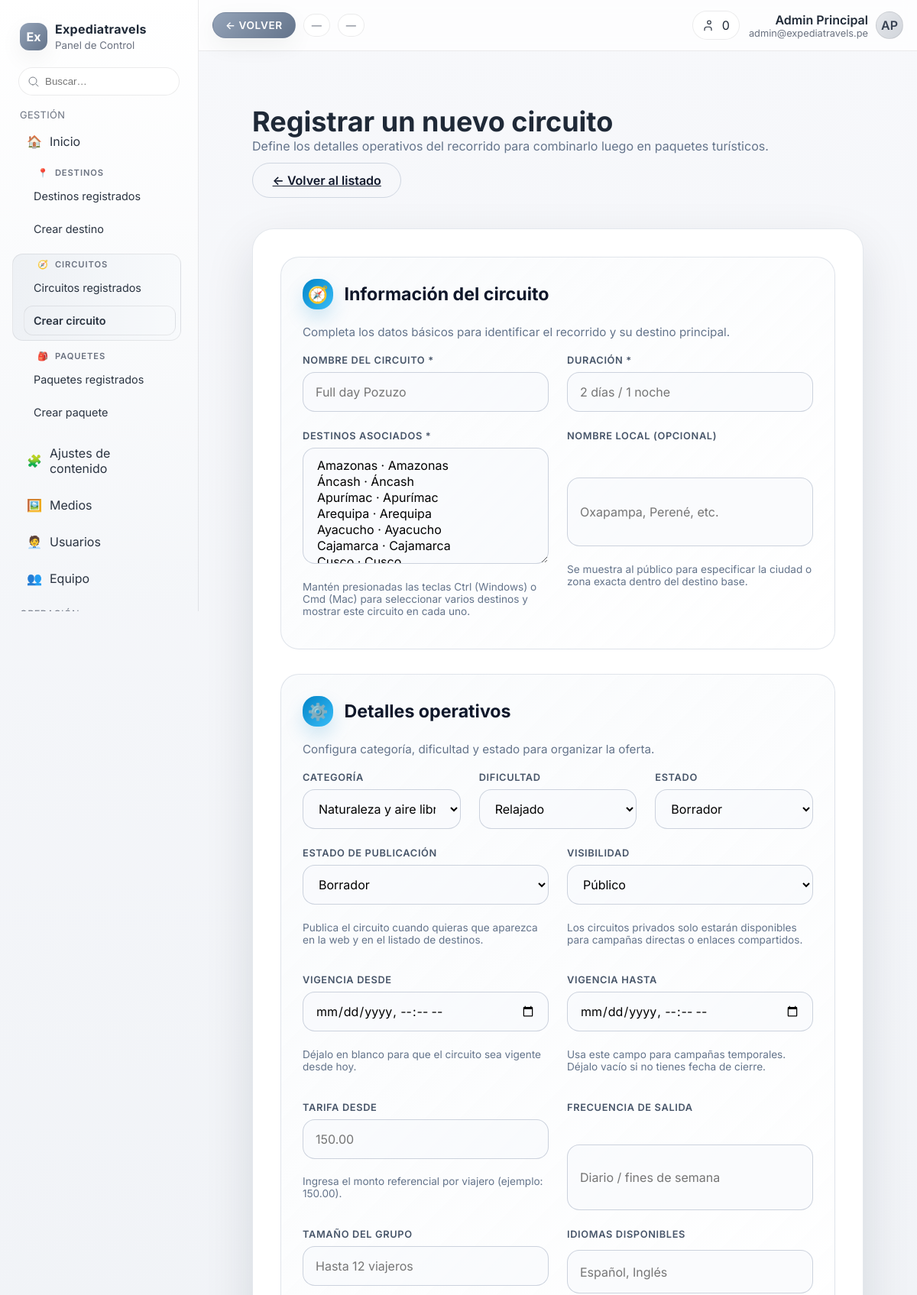
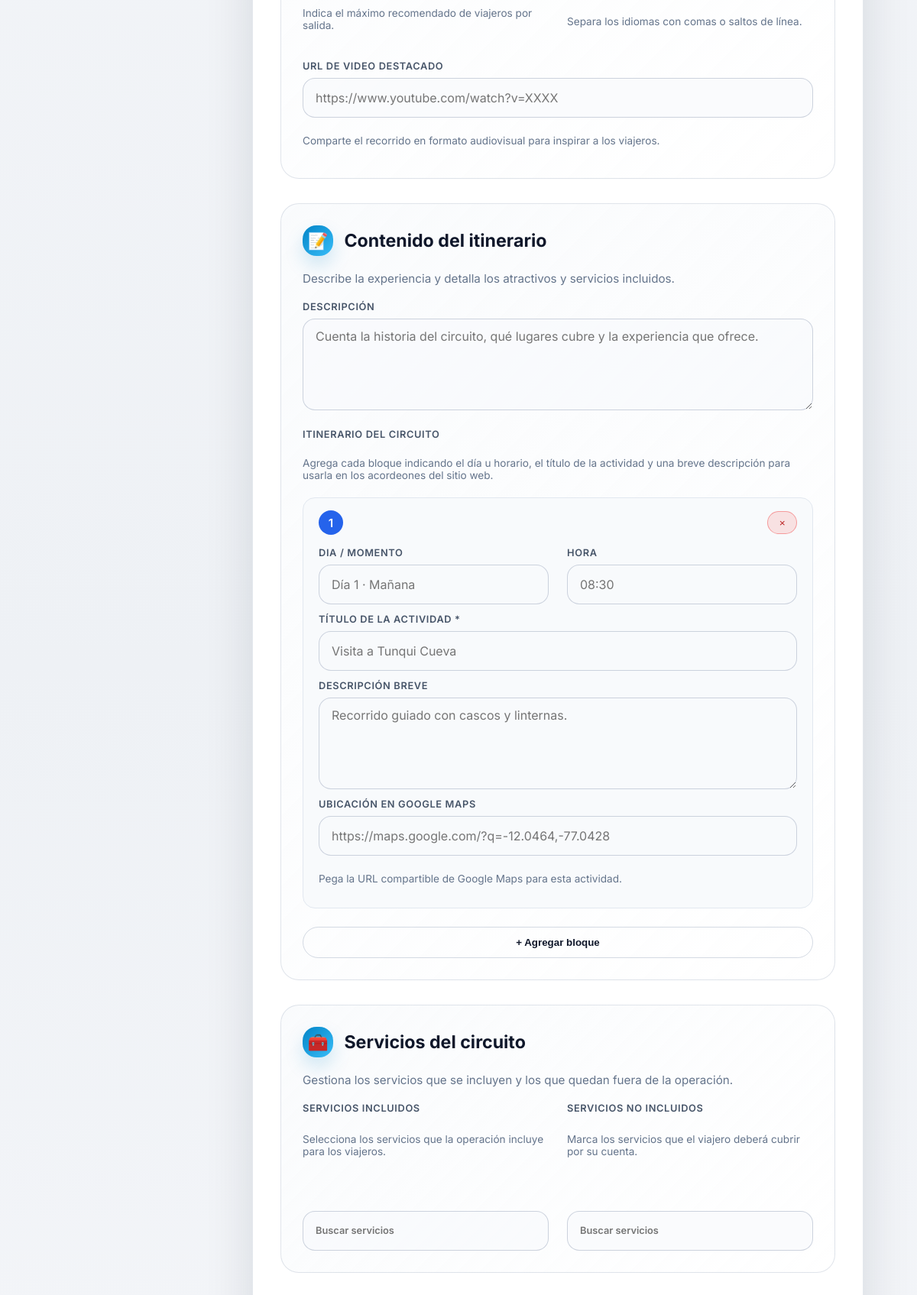
The page /administracion/crear_circuito.php (upper part) on the database its author committed (2 pictures, top to bottom).
### tables this page shows
CREATE TABLE circuitos (
    id INT AUTO_INCREMENT PRIMARY KEY,
    destino_id INT DEFAULT NULL,
    destino_personalizado VARCHAR(150) DEFAULT NULL,
    nombre VARCHAR(150) NOT NULL,
    duracion VARCHAR(80) NOT NULL,
    precio DECIMAL(10, 2) DEFAULT NULL,
    categoria ENUM('naturaleza', 'cultural', 'aventura', 'gastronomico', 'bienestar') NOT NULL DEFAULT 'naturaleza',
    dificultad ENUM('relajado', 'moderado', 'intenso') NOT NULL DEFAULT 'relajado',
    frecuencia VARCHAR(120) DEFAULT NULL,
    tamano_grupo VARCHAR(120) DEFAULT NULL,
    idiomas JSON DEFAULT NULL,
    estado ENUM('borrador', 'activo', 'inactivo') NOT NULL DEFAULT 'borrador',
    estado_publicacion ENUM('borrador', 'publicado') NOT NULL DEFAULT 'borrador',
    vigencia_desde DATETIME DEFAULT NULL,
    vigencia_hasta DATETIME DEFAULT NULL,
    visibilidad ENUM('publico', 'privado') NOT NULL DEFAULT 'publico',
    descripcion TEXT,
    puntos_interes JSON DEFAULT NULL,
    servicios JSON DEFAULT NULL,
    imagen_portada VARCHAR(255) DEFAULT NULL,
    imagen_destacada VARCHAR(255) DEFAULT NULL,
    galeria JSON DEFAULT NULL,
    video_destacado_url VARCHAR(255) DEFAULT NULL,
    creado_en TIMESTAMP DEFAULT CURRENT_TIMESTAMP,
    actualizado_en TIMESTAMP DEFAULT CURRENT_TIMESTAMP ON UPDATE CURRENT_TIMESTAMP,
    FOREIGN KEY (destino_id) REFERENCES destinos(id) ON DELETE SET NULL,
    INDEX idx_circuitos_publicacion (estado_publicacion, visibilidad, vigencia_desde, vigencia_hasta)
);

### administracion/crear_circuito.php (the view, shortened to what the rows shown need)
<?php
require_once __DIR__ . '/includes/circuitos_util.php';
$errores = [];
$destinosPredeterminados = require __DIR__ . '/../app/configuracion/destinos_predeterminados.php';
$circuitosPredeterminados = require __DIR__ . '/../app/configuracion/circuitos_predeterminados.php';
$destinosDisponibles = cargarDestinosDisponibles($destinosPredeterminados, $errores);
$circuitos = cargarCircuitos($circuitosPredeterminados, $destinosDisponibles, $errores);
$categoriasPermitidas = [
    'naturaleza' => 'Naturaleza y aire libre',
    'cultural' => 'Cultural e histórico',
    'aventura' => 'Aventura y adrenalina',
    'gastronomico' => 'Gastronómico',
    'bienestar' => 'Bienestar y relajación',
];
$dificultadesPermitidas = [
    'relajado' => 'Relajado',
    'moderado' => 'Moderado',
    'intenso' => 'Intenso',
];
$visibilidadesPermitidas = [
    'publico' => 'Público',
    'privado' => 'Privado',
];
$datos = [
    'nombre' => '',
    'destinos' => [],
    'destino_personalizado' => '',
    'duracion' => '',
    'precio' => '',
    'categoria' => 'naturaleza',
    'dificultad' => 'relajado',
    'frecuencia' => '',
    'tamano_grupo' => '',
    'idiomas' => [],
    'estado' => 'borrador',
    'estado_publicacion' => 'borrador',
    'visibilidad' => 'publico',
    'vigencia_desde_form' => '',
    'vigencia_hasta_form' => '',
    'vigencia_desde' => null,
    'vigencia_hasta' => null,
    'descripcion' => '',
    'itinerario' => [],
    'servicios_incluidos_ids' => [],
    'servicios_excluidos_ids' => [],
    'imagen_portada' => '',
    'imagen_destacada' => '',
    'galeria' => [],
    'video_destacado_url' => '',
];
require __DIR__ . '/plantilla/cabecera.php';
?>
<div class="admin-wrapper">
    <header class="admin-header">
        <div>
            <h1>Registrar un nuevo circuito</h1>
        </div>
    </header>
    <section class="admin-card">
        <form method="post" class="admin-form">
            <div class="admin-section">
                <h2 class="admin-section__title">
                    <span class="admin-section__icon" aria-hidden="true">🧭</span>
                    <span>Información del circuito</span>
                </h2>
            </div>
            <div class="admin-section">
                <h2 class="admin-section__title">
                    <span class="admin-section__icon" aria-hidden="true">⚙️</span>
                    <span>Detalles operativos</span>
                </h2>
                <div class="admin-section__content admin-grid">
                    <div class="admin-grid three-columns">
                        <div class="admin-field">
                            <label for="categoria">Categoría</label>
                            <select id="categoria" name="categoria">
                                <?php foreach ($categoriasPermitidas as $clave => $etiqueta): ?>
                                    <option value="<?= htmlspecialchars($clave, ENT_QUOTES, 'UTF-8'); ?>" <?= $datos['categoria'] === $clave ? 'selected' : ''; ?>><?= htmlspecialchars($etiqueta, ENT_QUOTES, 'UTF-8'); ?></option>
                                <?php endforeach; ?>
                            </select>
                        </div>
                        <div class="admin-field">
                            <label for="dificultad">Dificultad</label>
                            <select id="dificultad" name="dificultad">
                                <?php foreach ($dificultadesPermitidas as $clave => $etiqueta): ?>
                                    <option value="<?= htmlspecialchars($clave, ENT_QUOTES, 'UTF-8'); ?>" <?= $datos['dificultad'] === $clave ? 'selected' : ''; ?>><?= htmlspecialchars($etiqueta, ENT_QUOTES, 'UTF-8'); ?></option>
                                <?php endforeach; ?>
                            </select>
                        </div>
                    </div>
                    <div class="admin-grid two-columns">
                        <div class="admin-field">
                            <label for="visibilidad">Visibilidad</label>
                            <select id="visibilidad" name="visibilidad">
                                <?php foreach ($visibilidadesPermitidas as $clave => $etiqueta): ?>
                                    <option value="<?= htmlspecialchars($clave, ENT_QUOTES, 'UTF-8'); ?>" <?= $datos['visibilidad'] === $clave ? 'selected' : ''; ?>><?= htmlspecialchars($etiqueta, ENT_QUOTES, 'UTF-8'); ?></option>
                                <?php endforeach; ?>
                            </select>
                            <p class="admin-help">Los circuitos privados solo estarán disponibles para campañas directas o enlaces compartidos.</p>
                        </div>
                    </div>
                </div>
            </div>
            <div class="admin-section">
                <h2 class="admin-section__title">
                    <span class="admin-section__icon" aria-hidden="true">📝</span>
                    <span>Contenido del itinerario</span>
                </h2>
            </div>
            <div class="admin-section">
                <h2 class="admin-section__title">
                    <span class="admin-section__icon" aria-hidden="true">🧰</span>
                    <span>Servicios del circuito</span>
                </h2>
            </div>
        </form>
    </section>
</div>

### rows shown on the page
circuitos: categoria "Naturaleza y aire libre", dificultad "Relajado", visibilidad "Público"

### other values the page prints
$panelNombreAdmin "Admin Principal"
$panelCorreoAdmin "admin@expediatravels.pe"
$panelInicialesAdmin "AP"
form field estado "Borrador"
form field estado_publicacion "Borrador"
